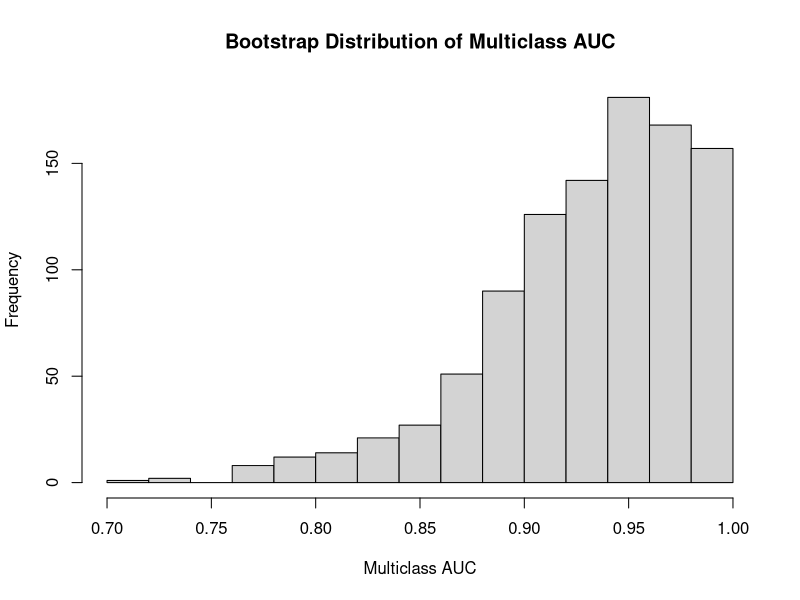

This chart was generated by the following R code: (Note: this script raises an error after producing the figure.)
## ---- chunk 1
knitr::opts_chunk$set(echo = TRUE, message=FALSE,warning=FALSE,error = FALSE,fig.align = "center",fig.width = 7,fig.height = 5)
## ---- chunk 2
#example data
truth <- factor(c(
  "A", "A", "A", "A",
  "B", "B", "B", "B",
  "C", "C", "C", "C"))

table(truth)
## ---- chunk 3
#example data
probabilities <- matrix(c(
  # True class A
  0.70, 0.20, 0.10,
  0.55, 0.30, 0.15,
  0.45, 0.40, 0.15,
  0.35, 0.50, 0.15,

  # True class B
  0.20, 0.65, 0.15,
  0.30, 0.50, 0.20,
  0.40, 0.45, 0.15,
  0.15, 0.40, 0.45,

  # True class C
  0.10, 0.20, 0.70,
  0.20, 0.25, 0.55,
  0.25, 0.40, 0.35,
  0.35, 0.20, 0.45
), ncol = 3, byrow = TRUE)
colnames(probabilities) <- c("A", "B", "C")
probabilities
## ---- chunk 4
#check-structure
length(truth)
nrow(probabilities)

levels(truth)
colnames(probabilities)
## ---- chunk 5
#original-auc
original_roc <- pROC::multiclass.roc(response = truth, predictor = probabilities)
original_auc <- as.numeric(original_roc$auc)
original_auc
## ---- chunk 6
#one-bootstrap
classes <- levels(truth)
set.seed(42)
boot_index <- unlist(
  lapply(classes, function(class_name) {
    class_index <- which(truth == class_name)
    sample(
      class_index,
      size = length(class_index),
      replace = TRUE)}),
  use.names = FALSE)
boot_index
## ---- chunk 7
#check-bootstrap-classes
table(truth)
table(truth[boot_index])
## ---- chunk 8
# first-bootstrap-auc
boot_truth <- truth[boot_index]
boot_probabilities <- probabilities[boot_index,,drop = FALSE]
boot_roc <- pROC::multiclass.roc(
  response = boot_truth,
  predictor = boot_probabilities)

boot_auc <- as.numeric(boot_roc$auc)
boot_auc
## ---- chunk 9
# repeated-bootstrap
n_boot <- 1000
bootstrap_values <- rep(NA_real_, n_boot)
set.seed(42)

for (b in seq_len(n_boot)) {
  boot_index <- unlist(
    lapply(classes, function(class_name) {
      class_index <- which(truth == class_name)
      sample(
        class_index,
        size = length(class_index),
        replace = TRUE)}),use.names = FALSE)

  boot_truth <- truth[boot_index]
  boot_probabilities<-probabilities[boot_index,,drop=FALSE]

  bootstrap_values[b] <- tryCatch(
    {boot_roc <- pROC::multiclass.roc(response = boot_truth,predictor = boot_probabilities)

      as.numeric(boot_roc$auc)},
    error = function(e) {NA_real_})}
## ---- chunk 10
#bootstrap-counts
successful_values <- bootstrap_values[!is.na(bootstrap_values)]
n_successful <- length(successful_values)
n_failed <- n_boot - n_successful
n_successful
n_failed
## ---- chunk 11
#bootstrap-se
bootstrap_se <- sd(successful_values)
bootstrap_se
## ---- chunk 12
#bootstrap-ci
conf_level <- 0.95
alpha <- 1 - conf_level
ci <- quantile(
  successful_values,
  probs = c(alpha / 2, 1 - alpha / 2),
  names = FALSE)
ci
## ---- chunk 13
#inspect-bootstrap-values
head(successful_values)
length(successful_values)
## ---- chunk 14
# development-histogram, fig.cap="Bootstrap distribution of multiclass AUC estimates
hist(
  successful_values,
  main = "Bootstrap Distribution of Multiclass AUC",
  xlab = "Multiclass AUC")
## ---- chunk 15
# prototype-result
prototype_result <- list(
  auc = original_auc,
  ci_lower = ci[1],
  ci_upper = ci[2],
  se = bootstrap_se,
  successful = n_successful,
  failed = n_failed,
  bootstrap_values = successful_values,
  conf_level = conf_level,
  n_boot = n_boot)

prototype_result[
  c(
    "auc",
    "ci_lower",
    "ci_upper",
    "se",
    "successful",
    "failed")]
## ---- chunk 16
mc_auc_ci <- function(truth,
                      probabilities,
                      n_boot = 1000,
                      conf_level = 0.95,
                      seed = NULL) {

  truth <- factor(truth)
  probabilities <- as.matrix(probabilities)

  # Basic safeguards needed for this function
  if (length(truth) != nrow(probabilities)) {
    stop("truth and probabilities must have the same number of observations.")}

  if (nlevels(truth) < 3) {
    stop("At least three classes are required.")}

  if (!is.numeric(n_boot) ||
      length(n_boot) != 1 ||
      is.na(n_boot) ||
      n_boot < 1 ||
      n_boot != as.integer(n_boot)) {
    stop("n_boot must be a positive integer.")}

  if (!is.numeric(conf_level) ||
      length(conf_level) != 1 ||
      is.na(conf_level) ||
      conf_level <= 0 ||
      conf_level >= 1) {
    stop("conf_level must be a single value between 0 and 1.")}

  if (!is.null(seed)) {set.seed(seed)}

  # Original multiclass AUC
  original_roc <- pROC::multiclass.roc(
    response = truth,
    predictor = probabilities)
  original_auc <- as.numeric(original_roc$auc)
  classes <- levels(truth)
  # Store one value for each bootstrap replicate
  bootstrap_values <- rep(NA_real_, n_boot)
  for (b in seq_len(n_boot)) {
    # Resample separately within each class
    boot_index <- unlist(
      lapply(classes, function(class_name) {
        class_index <- which(truth == class_name)
        sample(
          class_index,
          size = length(class_index),
          replace = TRUE)}),
      use.names = FALSE)

    # Keep labels and probabilities paired
    boot_truth <- truth[boot_index]
    boot_probabilities <- probabilities[boot_index,,drop = FALSE]

    # If one replicate fails, record NA and continue
    bootstrap_values[b] <- tryCatch({
        boot_roc <- pROC::multiclass.roc(
          response = boot_truth,
          predictor = boot_probabilities)

        as.numeric(boot_roc$auc)},
      error = function(e) {NA_real_})}

  # Separate successful and failed replicates
  successful_values <- bootstrap_values[
    !is.na(bootstrap_values)]

  n_successful <- length(successful_values)
  n_failed <- n_boot - n_successful

  # Minimum safeguard for estimating variability
  if (n_successful < 2) {
    stop("Too few successful bootstrap replicates.")}

  # Bootstrap standard error
  bootstrap_se <- sd(successful_values)

  # Initial percentile confidence interval
  alpha <- 1 - conf_level

  ci <- quantile(
    successful_values,
    probs = c(alpha / 2, 1 - alpha / 2),
    names = FALSE)

  result <- list(
    auc = original_auc,
    ci_lower = ci[1],
    ci_upper = ci[2],
    se = bootstrap_se,
    successful = n_successful,
    failed = n_failed,
    bootstrap_values = successful_values,
    conf_level = conf_level,
    n_boot = n_boot)

  class(result) <- "mc_auc_ci"
  return(result)}
## ---- chunk 17
# run-function
result <- mc_auc_ci(
  truth = truth,
  probabilities = probabilities,
  n_boot = 1000,
  conf_level = 0.95,
  seed = 42)

result[
  c(
    "auc",
    "ci_lower",
    "ci_upper",
    "se",
    "successful",
    "failed")]
## ---- chunk 18
# basic internal checks
stopifnot(
  is.numeric(result$auc),
  length(result$auc) == 1,
  result$ci_lower <= result$ci_upper,
  result$successful + result$failed == result$n_boot,
  length(result$bootstrap_values) == result$successful,
  all(result$bootstrap_values >= 0 &
      result$bootstrap_values <= 1))

cat("Basic internal checks passed.\n")
## ---- chunk 19
# reproducibility-check
result_1 <- mc_auc_ci(truth,
                      probabilities,
                      n_boot = 100,
                      seed = 42)

result_2 <- mc_auc_ci(truth,
                      probabilities,
                      n_boot = 100,
                      seed = 42)

identical(
  result_1$bootstrap_values,
  result_2$bootstrap_values)
## ---- chunk 20
mc_auc_ci(
  truth = truth,
  probabilities = probabilities,
  n_boot = 0)
